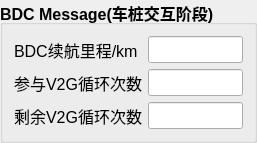
    <widget class="QGroupBox" name="groupBox_10">
     <property name="geometry">
      <rect>
       <x>560</x>
       <y>520</y>
       <width>257</width>
       <height>136</height>
      </rect>
     </property>
     <property name="font">
      <font>
       <pointsize>12</pointsize>
       <weight>75</weight>
       <bold>true</bold>
      </font>
     </property>
     <property name="title">
      <string>BDC Message(车桩交互阶段)</string>
     </property>
     <layout class="QFormLayout" name="formLayout_9">
      <item row="0" column="0">
       <widget class="QLabel" name="label1_38">
        <property name="font">
         <font>
          <pointsize>12</pointsize>
          <weight>50</weight>
          <bold>false</bold>
         </font>
        </property>
        <property name="text">
         <string>BDC续航里程/km</string>
        </property>
        <property name="buddy">
         <cstring>lineEdit2_1</cstring>
        </property>
       </widget>
      </item>
      <item row="0" column="1">
       <widget class="QLineEdit" name="lineEdit1_11">
        <property name="maximumSize">
         <size>
          <width>100</width>
          <height>16777215</height>
         </size>
        </property>
       </widget>
      </item>
      <item row="1" column="0">
       <widget class="QLabel" name="label1_56">
        <property name="font">
         <font>
          <pointsize>12</pointsize>
          <weight>50</weight>
          <bold>false</bold>
         </font>
        </property>
        <property name="text">
         <string>参与V2G循环次数</string>
        </property>
        <property name="buddy">
         <cstring>lineEdit2_1</cstring>
        </property>
       </widget>
      </item>
      <item row="1" column="1">
       <widget class="QLineEdit" name="lineEdit1_26">
        <property name="maximumSize">
         <size>
          <width>100</width>
          <height>16777215</height>
         </size>
        </property>
       </widget>
      </item>
      <item row="2" column="0">
       <widget class="QLabel" name="label1_57">
        <property name="font">
         <font>
          <pointsize>12</pointsize>
          <weight>50</weight>
          <bold>false</bold>
         </font>
        </property>
        <property name="text">
         <string>剩余V2G循环次数</string>
        </property>
        <property name="buddy">
         <cstring>lineEdit2_1</cstring>
        </property>
       </widget>
      </item>
      <item row="2" column="1">
       <widget class="QLineEdit" name="lineEdit1_27">
        <property name="maximumSize">
         <size>
          <width>100</width>
          <height>16777215</height>
         </size>
        </property>
       </widget>
      </item>
     </layout>
    </widget>
